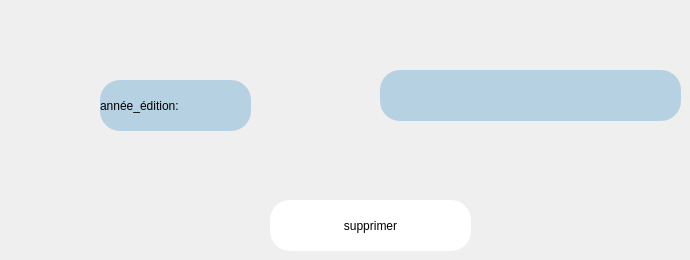
      <widget class="QWidget" name="suppression_annee">
       <widget class="QLabel" name="label_33">
        <property name="geometry">
         <rect>
          <x>100</x>
          <y>80</y>
          <width>151</width>
          <height>51</height>
         </rect>
        </property>
        <property name="styleSheet">
         <string notr="true">font: 12pt &quot;Palatino Linotype&quot;;
background-color: rgb(182, 209, 226);
border-radius:20px;</string>
        </property>
        <property name="text">
         <string>année_édition:</string>
        </property>
       </widget>
       <widget class="QLineEdit" name="annee">
        <property name="geometry">
         <rect>
          <x>380</x>
          <y>70</y>
          <width>301</width>
          <height>51</height>
         </rect>
        </property>
        <property name="styleSheet">
         <string notr="true">font: 12pt &quot;Palatino Linotype&quot;;
background-color: rgb(182, 209, 226);
border-radius:20px;</string>
        </property>
       </widget>
       <widget class="QPushButton" name="supp_annee">
        <property name="geometry">
         <rect>
          <x>270</x>
          <y>200</y>
          <width>201</width>
          <height>51</height>
         </rect>
        </property>
        <property name="styleSheet">
         <string notr="true">border-radius:20px;
font: 75 12pt &quot;Palatino Linotype&quot;;
background-color: rgb(255, 255, 255);
color: rgb(0, 0, 0);</string>
        </property>
        <property name="text">
         <string>supprimer</string>
        </property>
       </widget>
      </widget>
